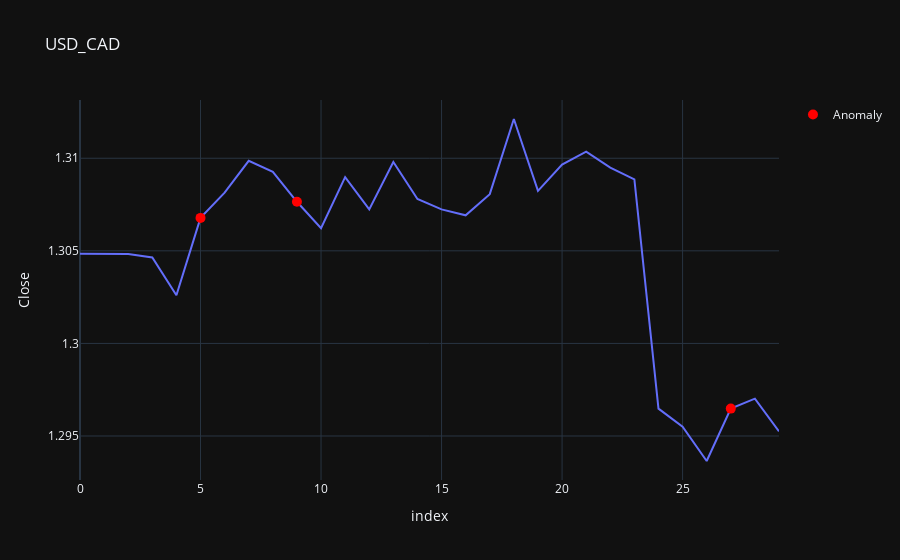

Notebook cell for this chart:
### Code cell
import plotly.graph_objects as go
# plot value on y-axis and date on x-axis
fig = px.line(iforest_results, x=iforest_results.index, y="Close", title='USD_CAD', template = 'plotly_dark')
# create list of outlier_dates
outlier_dates = iforest_results[iforest_results['Anomaly'] == 1].index
# obtain y value of anomalies to plot
y_values = [iforest_results.loc[i]['Close'] for i in outlier_dates]
fig.add_trace(go.Scatter(x=outlier_dates, y=y_values, mode = 'markers', 
                name = 'Anomaly', 
                marker=dict(color='red',size=10)))
        
fig.show()

### Figure 1 — Plotly figure (JSON) as saved in the notebook; plotly's stock layout.template omitted (floating-point values rounded to 4 significant figures)
{"data": [{"hovertemplate": "index=%{x}<br>Close=%{y}<extra></extra>", "legendgroup": "", "line": {"color": "#636efa", "dash": "solid"}, "marker": {"symbol": "circle"}, "mode": "lines", "name": "", "orientation": "v", "showlegend": false, "type": "scatter", "x": [0, 1, 2, 3, 4, 5, 6, 7, 8, 9, 10, 11, 12, 13, 14, 15, 16, 17, 18, 19, 20, 21, 22, 23, 24, 25, 26, 27, 28, 29], "xaxis": "x", "y": [1.305, 1.305, 1.305, 1.305, 1.303, 1.307, 1.308, 1.31, 1.309, 1.308, 1.306, 1.309, 1.307, 1.31, 1.308, 1.307, 1.307, 1.308, 1.312, 1.308, 1.31, 1.31, 1.309, 1.309, 1.296, 1.296, 1.294, 1.296, 1.297, 1.295], "yaxis": "y"}, {"marker": {"color": "red", "size": 10}, "mode": "markers", "name": "Anomaly", "type": "scatter", "x": [5, 9, 27], "y": [1.307, 1.308, 1.296]}], "layout": {"legend": {"tracegroupgap": 0}, "title": {"text": "USD_CAD"}, "xaxis": {"anchor": "y", "domain": [0, 1], "title": {"text": "index"}}, "yaxis": {"anchor": "x", "domain": [0, 1], "title": {"text": "Close"}}}}
